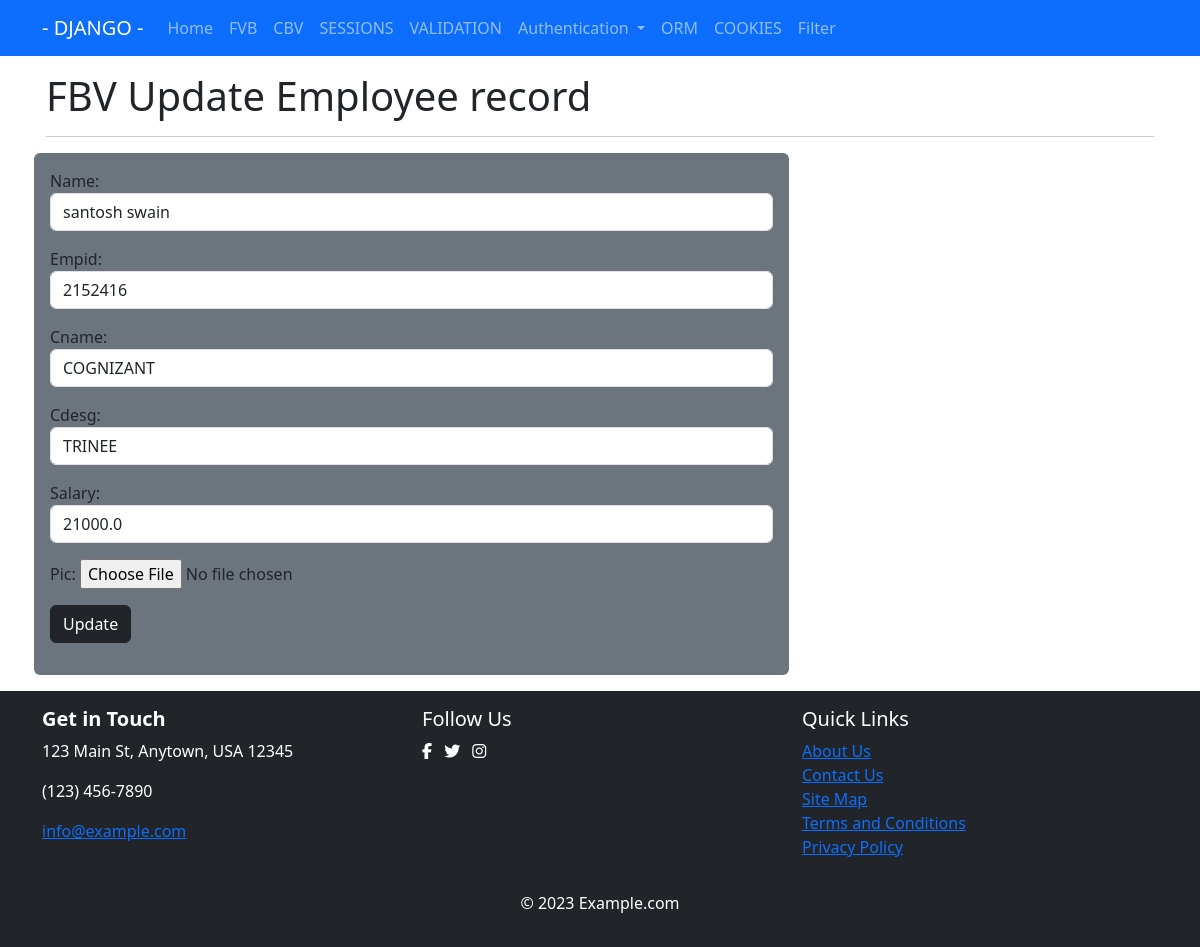
Screenshot of /updaterec/2/ with the database file from the repository.
### conceptapp/models.py (models this page shows)
class Employee(models.Model):
    name=models.CharField(max_length=60)
    empid=models.CharField(max_length=40)
    cname=models.CharField(max_length=60)
    cdesg=models.CharField(max_length=70)
    salary=models.FloatField()
    pic=models.ImageField(upload_to="static/upload/")

### conceptapp/views.py (the view)
# urls.py: path('updaterec/<int:id>/',views.fbv_update),
def fbv_update(request,id):
    emp=Employee.objects.get(id=id)
    emp_form= Employeeform(instance=emp)
    if request.method=='POST':
        emp_form= Employeeform(request.POST,instance=emp)
        if(emp_form.is_valid()):
            emp_form.save()
            print("data upated")
        return redirect('/recview')
    return render(request,'pages/fbv/updarerec.html',{"emp":emp_form})

### conceptapp/form.py
class Employeeform(forms.ModelForm):
    class Meta:
        model=Employee
        fields = ('name', 'empid', 'cname', 'cdesg', 'salary', 'pic')
        widgets = {
        'name': forms.TextInput(attrs={'class': 'form-control', 'placeholder': 'Enter Name'}),
        'empid': forms.TextInput(attrs={'class': 'form-control', 'placeholder': 'Enter Employee ID'}),
        'cname': forms.TextInput(attrs={'class': 'form-control', 'placeholder': 'Enter Company Name'}),
        'cdesg': forms.TextInput(attrs={'class': 'form-control', 'placeholder': 'Enter Company Designation'}),
        'salary': forms.NumberInput(attrs={'class': 'form-control', 'placeholder': 'Enter Salary'}),
        'pic': forms.FileInput(attrs={'class': 'form-control-file'}),
      }

### Template/pages/fbv/updarerec.html (shortened to what this page needs)
{% extends 'pages/index.html' %}
{% load static %}
{% block body_block%}
<div class="container p-3">
    <h1>FBV Update Employee record</h1>
<hr>
    <div class="row">
        <div class="col-lg-8 bg-secondary p-3 rounded">
            <div class="form-group">
                <form method="post" enctype="multipart/form-data">
                    {{emp.as_p}}
                    <input class="btn btn-dark" type="submit" value="Update">
                </form>
                </div>
        </div>
    </div>
</div>
{% endblock %}

### rows the page displays
Employee: name "santosh swain", empid "2152416", cname "COGNIZANT", cdesg "TRINEE", salary "21000.0"
